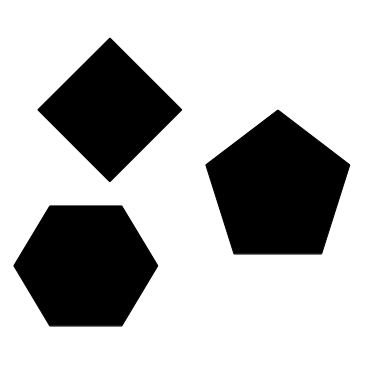
#> input picture lb9/lb9-1.png, 384 x 384 px
$ python polygons.py lb9-1.png   (Python 2 division)   (older library calls are emulated)
#> lines starting #> are read from the running program, lines starting #| are printed output that depends on the picture; after the words box and inside, x2 and y2 are one past the last pixel; in counts of white or black regions, pixels touching at a corner belong together
#!/usr/bin/python

from time import time
from sys import argv
from  math import fabs, sqrt, pow, sin, cos, degrees, atan2
from random import randint
from PIL import Image, ImageOps, ImageDraw, ImageFont
from subprocess import call
from ImageFilter import MedianFilter

indice_mascara = {
    "sobelx":[[-1.0, 0.0, 1.0], [-2.0, 0.0, 2.0], [-1.0, 0.0, 1.0]],
    "sobely":[[1.0, 2.0, 1.0], [0.0, 0.0, 0.0], [-1.0, -2.0, -1.0]],
    "sobel5x":[[1, 2, 0, -2, -1], [4, 8, 0, -8, -4], [6, 12, 0, -12, -6], [4, 8, 0, -8, -4], [1, 2, 0, -2, -1]],
    "sobel5y":[[-1, -4, -6, -4, -1], [-2, -8, -12, -8, -2], [0, 0, 0, 0, 0], [2, 8, 12, 8, 2], [1, 4, 6, 4, 1]],
    "prewittx":[[-1.0, 0.0, 1.0], [-1.0, 0.0, 1.0], [-1.0, 0.0, 1.0]],
    "prewitty":[[1.0, 1.0, 1.0], [0.0, 0.0, 0.0], [-1.0, -1.0, -1.0]]
    }

def mult_kernel(kernel, c):
    for x in range(len(kernel)):
        for y in range(len(kernel[0])):
            kernel[x][y] *= c
    return kernel

def border(image, bias = 10.0, mask = 'sobel', conts=1.0):
    output = image.copy()
    output = ImageOps.grayscale(output)

    matO = output.load()
    mat = image.load()

    kernelx = mult_kernel(indice_mascara[mask+'x'], conts)
    kernely = mult_kernel(indice_mascara[mask+'y'], conts)
    kernel_len = len(kernelx[0])
    space = int(kernel_len/ 2)
    for i in range(image.size[0]):
        for j in range(image.size[1]):

            kernel_pos = 0
            gx, gy = (0.0, 0.0)
            c = 0
            for h in range(i-space, i+space+1):
                for l in range(j-space, j+space+1):
                    if h >= 0 and l >= 0 and h < image.size[0] and l < image.size[1]:
                        pixel = mat[h, l]
                        c += 1
                        gx += (pixel[0]*kernelx[int(kernel_pos/kernel_len)][kernel_pos%kernel_len] + pixel[1]*kernelx[int(kernel_pos/kernel_len)][kernel_pos%kernel_len] + pixel[2]*kernelx[int(kernel_pos/kernel_len)][kernel_pos%kernel_len]) / 3
                        gy += (pixel[0]*kernely[int(kernel_pos/kernel_len)][kernel_pos%kernel_len] + pixel[1]*kernely[int(kernel_pos/kernel_len)][kernel_pos%kernel_len] + pixel[2]*kernely[int(kernel_pos/kernel_len)][kernel_pos%kernel_len]) / 3
                    kernel_pos += 1
            gx /= c
            gy /= c

            matO[i, j] = int(sqrt(pow(gx, 2)+pow(gy, 2)))
    return output

# [8 lines left out: function normalize, not called in this run]

def difference(izq, der):
    output = izq.copy()
    matO = output.load()
    matI = izq.load()
    matD = der.load()
    maxv = 0
    for x in range(output.size[0]):
        for y in range(output.size[1]):
            cord = (x, y)
            matO[cord] = fabs(matI[cord]-matD[cord])
            if matO[cord] > maxv:
                maxv = matO[cord]
    return normalize(output, maxv)

def threshold(image, threshold = 128):
    mat = image.load()

    for x in range(image.size[0]):
        for y in range(image.size[1]):
            value = mat[x, y]
            if value > threshold:
                mat[x, y] = 255
            else:
                mat[x, y] = 0
    return image

# [45 lines left out: functions nuevo_visitados, dfs_promedio, promediar_esquinas, not called in this run]

def random_color():
    return (randint(1,255), randint(1, 255), randint(1, 255))

# [77 lines left out: functions dfs_polygons, join_corners, verify_line, verify_polygons, not called in this run]

def polygon_detection(image_name, output="output.png", size=(128, 128)):
#> called with image_name = 'lb9-1.png', output = 'output.png', size = (128, 128)
    image = Image.open(image_name)
#> image is the input picture: PIL image 384x384 RGB; min 0, max 255, mean 188.9
    corner_image = image.copy()
    corner_image.thumbnail(size, Image.ANTIALIAS)
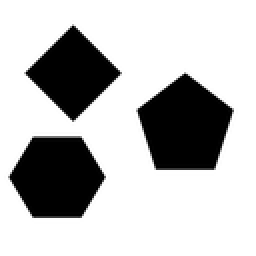
#> corner_image: PIL image 128x128 RGB (shown 2 times larger); min 0, max 255, mean 188.9

    border_image = border(corner_image, conts = 2.0)
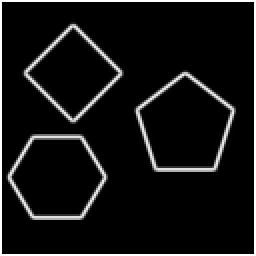
#> border_image: PIL image 128x128 L (shown 2 times larger); min 0, max 255, mean 19.6
    border_image = threshold(border_image, 10)
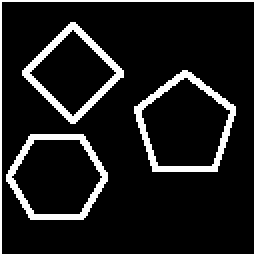
#> border_image: PIL image 128x128 L (shown 2 times larger); 11.9% white; 4 white regions, box (x1, y1, x2, y2) and area: (0, 0, 128, 128) 508, (67, 35, 118, 86) 505, (11, 11, 62, 62) 477, (3, 67, 54, 110) 467

    corner_image = ImageOps.grayscale(corner_image)
    median_image = corner_image.copy().filter(MedianFilter(size=3))
    corner_image = difference(corner_image, median_image)
#> after the loop in difference, `for x in range(output.size[0]):`: maxv = 0
    del median_image
    corner_image = threshold(corner_image, 50)
    corners = promediar_esquinas(corner_image)
    polygons = join_corners(border_image, corners)

    razon = (float(image.size[0])/corner_image.size[0], float(image.size[1])/corner_image.size[1])

    order = image.copy()
    draw = ImageDraw.Draw(order)
    font = ImageFont.truetype("/usr/share/fonts/truetype/freefont/FreeSansBold.ttf", 18)
    for i in range(len(polygons)):
        for j in range(len(polygons[i])):
            x = polygons[i][j][0]*razon[0]
            y = polygons[i][j][1]*razon[1]
            draw.text((x, y), str(j+1), fill=(255, 0, 0), font=font)

    polygons =  verify_polygons(border_image, polygons)

    draw = ImageDraw.Draw(image)
    for i in range(len(polygons)):
        for j in range(1, len(polygons[i])):
            x0 = polygons[i][j-1][0]*razon[0]
            y0 = polygons[i][j-1][1]*razon[1]
            x1 = polygons[i][j][0]*razon[0]
            y1 = polygons[i][j][1]*razon[1]
            draw.line((x0, y0, x1, y1), fill=(255, 0, 0))
        x0 = polygons[i][0][0]*razon[0]
        y0 = polygons[i][0][1]*razon[1]
        x1 = polygons[i][-1][0]*razon[0]
        y1 = polygons[i][-1][1]*razon[1]
        draw.line((x0, y0, x1, y1), fill=(255, 0, 0) )

        prom = [0.0, 0.0]
        for j in range(len(polygons[i])):
            prom[0] += polygons[i][j][0]
            prom[1] += polygons[i][j][1]
        prom = (prom[0]*razon[0] / len(polygons[i]), prom[1]*razon[1] / len(polygons[i]))
        draw.ellipse((prom[0]-5, prom[1]-5, prom[0]+5, prom[1]+5), fill=(0, 255, 0))
        draw.text((prom[0]+10, prom[1]), 'Poligono'+str(i+1), fill=(0, 128, 128), font=font)
        print 'Poligono'+str(i+1), 'encontrado, tiene', str(len(polygons[i])),'lados.'

    border_image.save('border_'+output)
    corner_image.save('corner_'+output)
    order.save('order_'+output)
    image.save(output)

def main():
    before = time()
    polygon_detection(argv[1])
    print "Tiempo de corrida:", (time() - before)

#> (the run stopped early here; a loop or call above may not have finished)

$ run again, on lb9/lb9-3.png
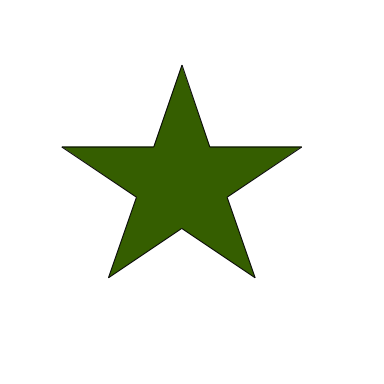
#> input picture lb9/lb9-3.png, 384 x 384 px
#> in polygon_detection, image is the input picture: PIL image 384x384 RGB; mean R, G, B 231.4, 235.9, 225.6
#> in border, `output = ImageOps.grayscale(output)`:
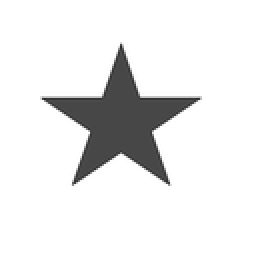
#> output: PIL image 128x128 L (shown 2 times larger); min 38, max 255, mean 233.2
#> in polygon_detection, `border_image = threshold(border_image, 10)`:
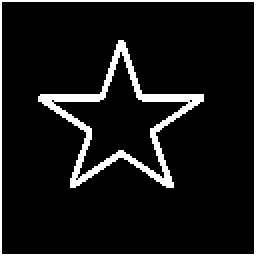
#> border_image: PIL image 128x128 L (shown 2 times larger); 9% white; 2 white regions, box (x1, y1, x2, y2) and area: (19, 20, 102, 94) 960, (0, 0, 128, 128) 508
#> after the loop in difference, `for x in range(output.size[0]):`: maxv = 0
